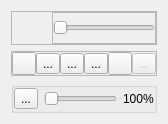
<?xml version="1.0" encoding="UTF-8"?>
<ui version="4.0">
 <class>DrawingTools</class>
 <widget class="QWidget" name="DrawingTools">
  <property name="geometry">
   <rect>
    <x>0</x>
    <y>0</y>
    <width>158</width>
    <height>112</height>
   </rect>
  </property>
  <property name="windowTitle">
   <string>Form</string>
  </property>
  <layout class="QVBoxLayout" name="verticalLayout">
   <item>
    <widget class="QFrame" name="frame_4">
     <property name="frameShape">
      <enum>QFrame::StyledPanel</enum>
     </property>
     <property name="frameShadow">
      <enum>QFrame::Raised</enum>
     </property>
     <layout class="QHBoxLayout" name="horizontalLayout">
      <property name="spacing">
       <number>0</number>
      </property>
      <property name="leftMargin">
       <number>0</number>
      </property>
      <property name="topMargin">
       <number>0</number>
      </property>
      <property name="rightMargin">
       <number>0</number>
      </property>
      <property name="bottomMargin">
       <number>0</number>
      </property>
      <item>
       <widget class="QToolButton" name="toolButtonColour">
        <property name="minimumSize">
         <size>
          <width>32</width>
          <height>32</height>
         </size>
        </property>
        <property name="toolTip">
         <string/>
        </property>
        <property name="styleSheet">
         <string notr="true">border-color: rgb(0, 0, 0);
border-width: 4px;</string>
        </property>
        <property name="text">
         <string/>
        </property>
        <property name="icon">
         <iconset resource="../icons.qrc">
          <normaloff>:/icon/icons/gentleface/2x2_grid_icon&amp;32.png</normaloff>:/icon/icons/gentleface/2x2_grid_icon&amp;32.png</iconset>
        </property>
        <property name="iconSize">
         <size>
          <width>32</width>
          <height>32</height>
         </size>
        </property>
        <property name="toolButtonStyle">
         <enum>Qt::ToolButtonIconOnly</enum>
        </property>
        <property name="autoRaise">
         <bool>true</bool>
        </property>
        <property name="arrowType">
         <enum>Qt::NoArrow</enum>
        </property>
       </widget>
      </item>
      <item>
       <widget class="QFrame" name="frame_5">
        <property name="frameShape">
         <enum>QFrame::StyledPanel</enum>
        </property>
        <property name="frameShadow">
         <enum>QFrame::Raised</enum>
        </property>
        <layout class="QHBoxLayout" name="horizontalLayout_5">
         <property name="spacing">
          <number>0</number>
         </property>
         <property name="leftMargin">
          <number>0</number>
         </property>
         <property name="topMargin">
          <number>0</number>
         </property>
         <property name="rightMargin">
          <number>0</number>
         </property>
         <property name="bottomMargin">
          <number>0</number>
         </property>
         <item>
          <widget class="QSlider" name="hSliderPenSize">
           <property name="toolTip">
            <string>Brush Size</string>
           </property>
           <property name="minimum">
            <number>1</number>
           </property>
           <property name="maximum">
            <number>8</number>
           </property>
           <property name="pageStep">
            <number>1</number>
           </property>
           <property name="orientation">
            <enum>Qt::Horizontal</enum>
           </property>
           <property name="invertedAppearance">
            <bool>false</bool>
           </property>
           <property name="invertedControls">
            <bool>false</bool>
           </property>
           <property name="tickPosition">
            <enum>QSlider::NoTicks</enum>
           </property>
           <property name="tickInterval">
            <number>1</number>
           </property>
          </widget>
         </item>
        </layout>
       </widget>
      </item>
     </layout>
    </widget>
   </item>
   <item>
    <widget class="QFrame" name="frame_6">
     <property name="frameShape">
      <enum>QFrame::StyledPanel</enum>
     </property>
     <property name="frameShadow">
      <enum>QFrame::Raised</enum>
     </property>
     <layout class="QHBoxLayout" name="horizontalLayout_7">
      <property name="spacing">
       <number>0</number>
      </property>
      <property name="leftMargin">
       <number>0</number>
      </property>
      <property name="topMargin">
       <number>0</number>
      </property>
      <property name="rightMargin">
       <number>0</number>
      </property>
      <property name="bottomMargin">
       <number>0</number>
      </property>
      <item>
       <widget class="QToolButton" name="toolButtonDraw">
        <property name="toolTip">
         <string>Draw</string>
        </property>
        <property name="text">
         <string/>
        </property>
        <property name="icon">
         <iconset resource="../icons.qrc">
          <normaloff>:/icon/icons/gentleface/pencil_icon&amp;16.png</normaloff>:/icon/icons/gentleface/pencil_icon&amp;16.png</iconset>
        </property>
        <property name="checkable">
         <bool>true</bool>
        </property>
        <property name="autoRepeatInterval">
         <number>102</number>
        </property>
       </widget>
      </item>
      <item>
       <widget class="QToolButton" name="toolButtonPickColour">
        <property name="toolTip">
         <string>Pick Colour</string>
        </property>
        <property name="text">
         <string>...</string>
        </property>
        <property name="icon">
         <iconset resource="../icons.qrc">
          <normaloff>:/icon/icons/eye-2.png</normaloff>:/icon/icons/eye-2.png</iconset>
        </property>
       </widget>
      </item>
      <item>
       <widget class="QToolButton" name="toolButtonStamp">
        <property name="toolTip">
         <string>Stamp</string>
        </property>
        <property name="text">
         <string>...</string>
        </property>
        <property name="icon">
         <iconset resource="../icons.qrc">
          <normaloff>:/icon/icons/stamp-2.png</normaloff>:/icon/icons/stamp-2.png</iconset>
        </property>
        <property name="checkable">
         <bool>true</bool>
        </property>
        <property name="arrowType">
         <enum>Qt::NoArrow</enum>
        </property>
       </widget>
      </item>
      <item>
       <widget class="QToolButton" name="toolButtonCopy">
        <property name="text">
         <string>...</string>
        </property>
        <property name="icon">
         <iconset resource="../icons.qrc">
          <normaloff>:/icon/icons/stamp.png</normaloff>:/icon/icons/stamp.png</iconset>
        </property>
       </widget>
      </item>
      <item>
       <widget class="QToolButton" name="toolButtonErase">
        <property name="toolTip">
         <string>Erase</string>
        </property>
        <property name="text">
         <string/>
        </property>
        <property name="icon">
         <iconset resource="../icons.qrc">
          <normaloff>:/icon/icons/eraser.png</normaloff>:/icon/icons/eraser.png</iconset>
        </property>
        <property name="checkable">
         <bool>true</bool>
        </property>
       </widget>
      </item>
      <item>
       <widget class="QToolButton" name="toolButtonFill">
        <property name="enabled">
         <bool>false</bool>
        </property>
        <property name="toolTip">
         <string>fill (not available yet)</string>
        </property>
        <property name="text">
         <string>...</string>
        </property>
        <property name="icon">
         <iconset resource="../icons.qrc">
          <normaloff>:/icon/icons/flask-empty.png</normaloff>:/icon/icons/flask-empty.png</iconset>
        </property>
       </widget>
      </item>
     </layout>
    </widget>
   </item>
   <item>
    <widget class="QGroupBox" name="groupBox">
     <layout class="QHBoxLayout" name="horizontalLayout_3">
      <property name="leftMargin">
       <number>0</number>
      </property>
      <property name="topMargin">
       <number>0</number>
      </property>
      <property name="rightMargin">
       <number>0</number>
      </property>
      <property name="bottomMargin">
       <number>0</number>
      </property>
      <item>
       <widget class="QToolButton" name="toolButtonFitToWindow">
        <property name="enabled">
         <bool>true</bool>
        </property>
        <property name="toolTip">
         <string>Fit To Window</string>
        </property>
        <property name="text">
         <string>...</string>
        </property>
        <property name="icon">
         <iconset resource="../icons.qrc">
          <normaloff>:/icon/icons/gentleface/zoom_icon&amp;16.png</normaloff>:/icon/icons/gentleface/zoom_icon&amp;16.png</iconset>
        </property>
       </widget>
      </item>
      <item>
       <widget class="QSlider" name="hSliderZoom">
        <property name="minimumSize">
         <size>
          <width>0</width>
          <height>0</height>
         </size>
        </property>
        <property name="styleSheet">
         <string notr="true"/>
        </property>
        <property name="minimum">
         <number>1</number>
        </property>
        <property name="maximum">
         <number>48</number>
        </property>
        <property name="pageStep">
         <number>2</number>
        </property>
        <property name="orientation">
         <enum>Qt::Horizontal</enum>
        </property>
        <property name="invertedAppearance">
         <bool>false</bool>
        </property>
        <property name="invertedControls">
         <bool>false</bool>
        </property>
        <property name="tickPosition">
         <enum>QSlider::NoTicks</enum>
        </property>
        <property name="tickInterval">
         <number>4</number>
        </property>
       </widget>
      </item>
      <item>
       <widget class="QLabel" name="label">
        <property name="text">
         <string>100%</string>
        </property>
       </widget>
      </item>
     </layout>
    </widget>
   </item>
  </layout>
 </widget>
 <resources>
  <include location="../icons.qrc"/>
 </resources>
 <connections/>
</ui>
